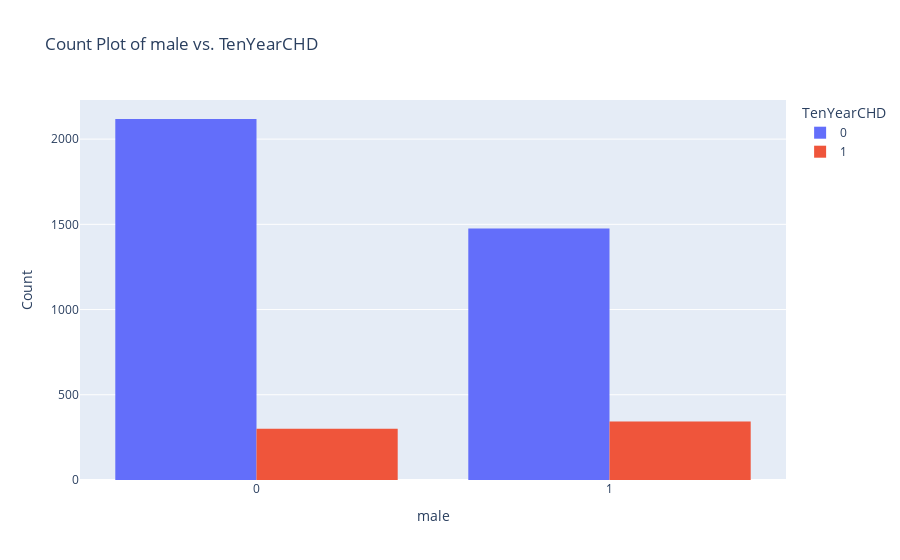
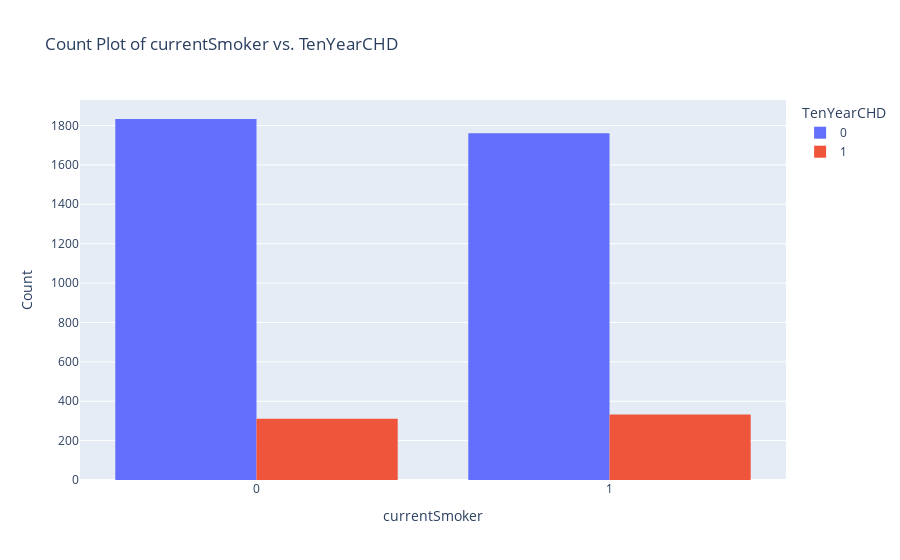
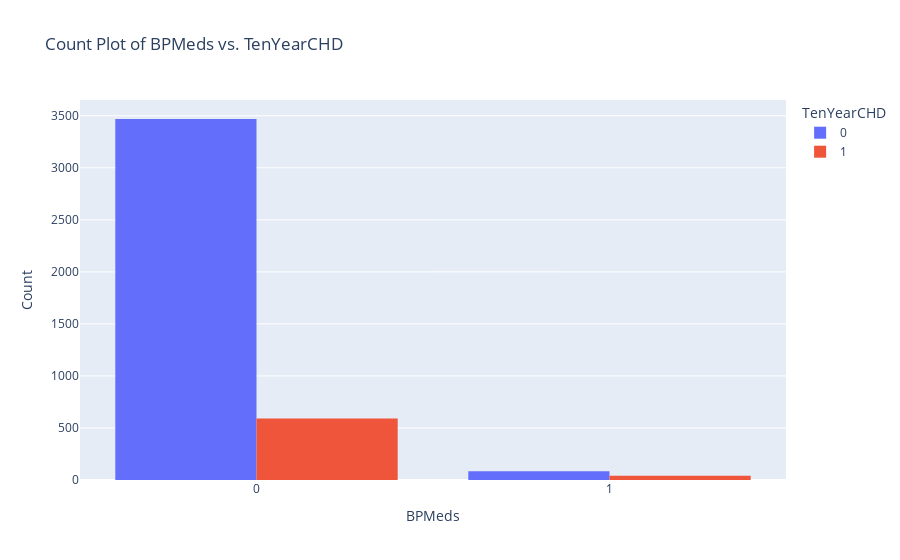
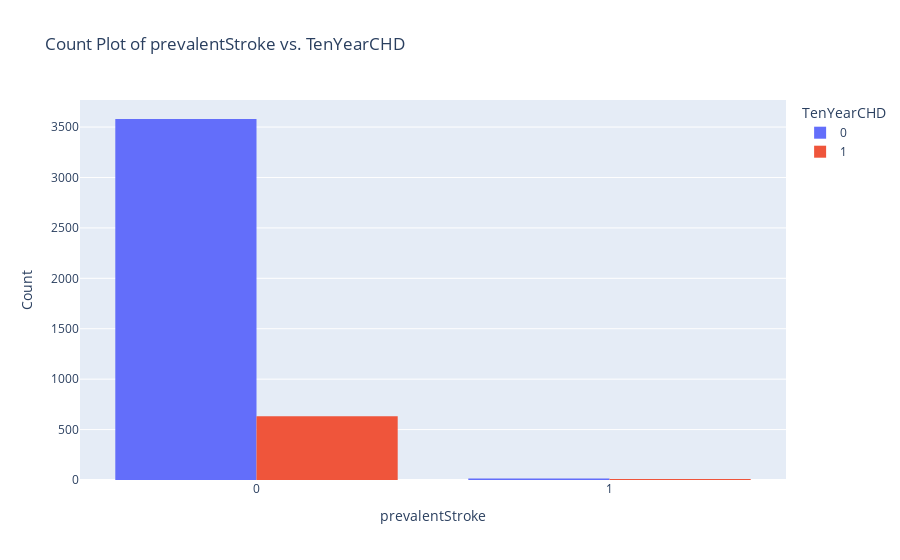

Write notebook code for charts like these, in order.
### Code cell
import plotly.express as px

for i in cat_columns:
    if i == "TenYearCHD":
        break
    
    fig = px.histogram(df, x=i, color="TenYearCHD", title=f'Count Plot of {i} vs. TenYearCHD', barmode='group')
    fig.update_layout(
        xaxis_title=i,
        yaxis_title="Count",
    )
    fig.show()

### Figure 1 — Plotly figure (JSON) as saved in the notebook; plotly's stock layout.template omitted (floating-point values rounded to 4 significant figures; data arrays with more than 128 entries replaced by an {"elided": "..."} marker saying what was removed)
{"data": [{"alignmentgroup": "True", "bingroup": "x", "hovertemplate": "TenYearCHD=0<br>male=%{x}<br>count=%{y}<extra></extra>", "legendgroup": "0", "marker": {"color": "#636efa", "pattern": {"shape": ""}}, "name": "0", "offsetgroup": "0", "orientation": "v", "showlegend": true, "type": "histogram", "x": {"elided": "3594 int values"}, "xaxis": "x", "yaxis": "y"}, {"alignmentgroup": "True", "bingroup": "x", "hovertemplate": "TenYearCHD=1<br>male=%{x}<br>count=%{y}<extra></extra>", "legendgroup": "1", "marker": {"color": "#EF553B", "pattern": {"shape": ""}}, "name": "1", "offsetgroup": "1", "orientation": "v", "showlegend": true, "type": "histogram", "x": {"elided": "644 int values"}, "xaxis": "x", "yaxis": "y"}], "layout": {"barmode": "group", "legend": {"title": {"text": "TenYearCHD"}, "tracegroupgap": 0}, "title": {"text": "Count Plot of male vs. TenYearCHD"}, "xaxis": {"anchor": "y", "domain": [0, 1], "title": {"text": "male"}}, "yaxis": {"anchor": "x", "domain": [0, 1], "title": {"text": "Count"}}}}

### Figure 2 — Plotly figure (JSON) as saved in the notebook; plotly's stock layout.template omitted (floating-point values rounded to 4 significant figures; data arrays with more than 128 entries replaced by an {"elided": "..."} marker saying what was removed)
{"data": [{"alignmentgroup": "True", "bingroup": "x", "hovertemplate": "TenYearCHD=0<br>currentSmoker=%{x}<br>count=%{y}<extra></extra>", "legendgroup": "0", "marker": {"color": "#636efa", "pattern": {"shape": ""}}, "name": "0", "offsetgroup": "0", "orientation": "v", "showlegend": true, "type": "histogram", "x": {"elided": "3594 int values"}, "xaxis": "x", "yaxis": "y"}, {"alignmentgroup": "True", "bingroup": "x", "hovertemplate": "TenYearCHD=1<br>currentSmoker=%{x}<br>count=%{y}<extra></extra>", "legendgroup": "1", "marker": {"color": "#EF553B", "pattern": {"shape": ""}}, "name": "1", "offsetgroup": "1", "orientation": "v", "showlegend": true, "type": "histogram", "x": {"elided": "644 int values"}, "xaxis": "x", "yaxis": "y"}], "layout": {"barmode": "group", "legend": {"title": {"text": "TenYearCHD"}, "tracegroupgap": 0}, "title": {"text": "Count Plot of currentSmoker vs. TenYearCHD"}, "xaxis": {"anchor": "y", "domain": [0, 1], "title": {"text": "currentSmoker"}}, "yaxis": {"anchor": "x", "domain": [0, 1], "title": {"text": "Count"}}}}

### Figure 3 — Plotly figure (JSON) as saved in the notebook; plotly's stock layout.template omitted (floating-point values rounded to 4 significant figures; data arrays with more than 128 entries replaced by an {"elided": "..."} marker saying what was removed)
{"data": [{"alignmentgroup": "True", "bingroup": "x", "hovertemplate": "TenYearCHD=0<br>BPMeds=%{x}<br>count=%{y}<extra></extra>", "legendgroup": "0", "marker": {"color": "#636efa", "pattern": {"shape": ""}}, "name": "0", "offsetgroup": "0", "orientation": "v", "showlegend": true, "type": "histogram", "x": {"elided": "3594 int values"}, "xaxis": "x", "yaxis": "y"}, {"alignmentgroup": "True", "bingroup": "x", "hovertemplate": "TenYearCHD=1<br>BPMeds=%{x}<br>count=%{y}<extra></extra>", "legendgroup": "1", "marker": {"color": "#EF553B", "pattern": {"shape": ""}}, "name": "1", "offsetgroup": "1", "orientation": "v", "showlegend": true, "type": "histogram", "x": {"elided": "644 int values"}, "xaxis": "x", "yaxis": "y"}], "layout": {"barmode": "group", "legend": {"title": {"text": "TenYearCHD"}, "tracegroupgap": 0}, "title": {"text": "Count Plot of BPMeds vs. TenYearCHD"}, "xaxis": {"anchor": "y", "domain": [0, 1], "title": {"text": "BPMeds"}}, "yaxis": {"anchor": "x", "domain": [0, 1], "title": {"text": "Count"}}}}

### Figure 4 — Plotly figure (JSON) as saved in the notebook; plotly's stock layout.template omitted (floating-point values rounded to 4 significant figures; data arrays with more than 128 entries replaced by an {"elided": "..."} marker saying what was removed)
{"data": [{"alignmentgroup": "True", "bingroup": "x", "hovertemplate": "TenYearCHD=0<br>prevalentStroke=%{x}<br>count=%{y}<extra></extra>", "legendgroup": "0", "marker": {"color": "#636efa", "pattern": {"shape": ""}}, "name": "0", "offsetgroup": "0", "orientation": "v", "showlegend": true, "type": "histogram", "x": {"elided": "3594 int values"}, "xaxis": "x", "yaxis": "y"}, {"alignmentgroup": "True", "bingroup": "x", "hovertemplate": "TenYearCHD=1<br>prevalentStroke=%{x}<br>count=%{y}<extra></extra>", "legendgroup": "1", "marker": {"color": "#EF553B", "pattern": {"shape": ""}}, "name": "1", "offsetgroup": "1", "orientation": "v", "showlegend": true, "type": "histogram", "x": {"elided": "644 int values"}, "xaxis": "x", "yaxis": "y"}], "layout": {"barmode": "group", "legend": {"title": {"text": "TenYearCHD"}, "tracegroupgap": 0}, "title": {"text": "Count Plot of prevalentStroke vs. TenYearCHD"}, "xaxis": {"anchor": "y", "domain": [0, 1], "title": {"text": "prevalentStroke"}}, "yaxis": {"anchor": "x", "domain": [0, 1], "title": {"text": "Count"}}}}
